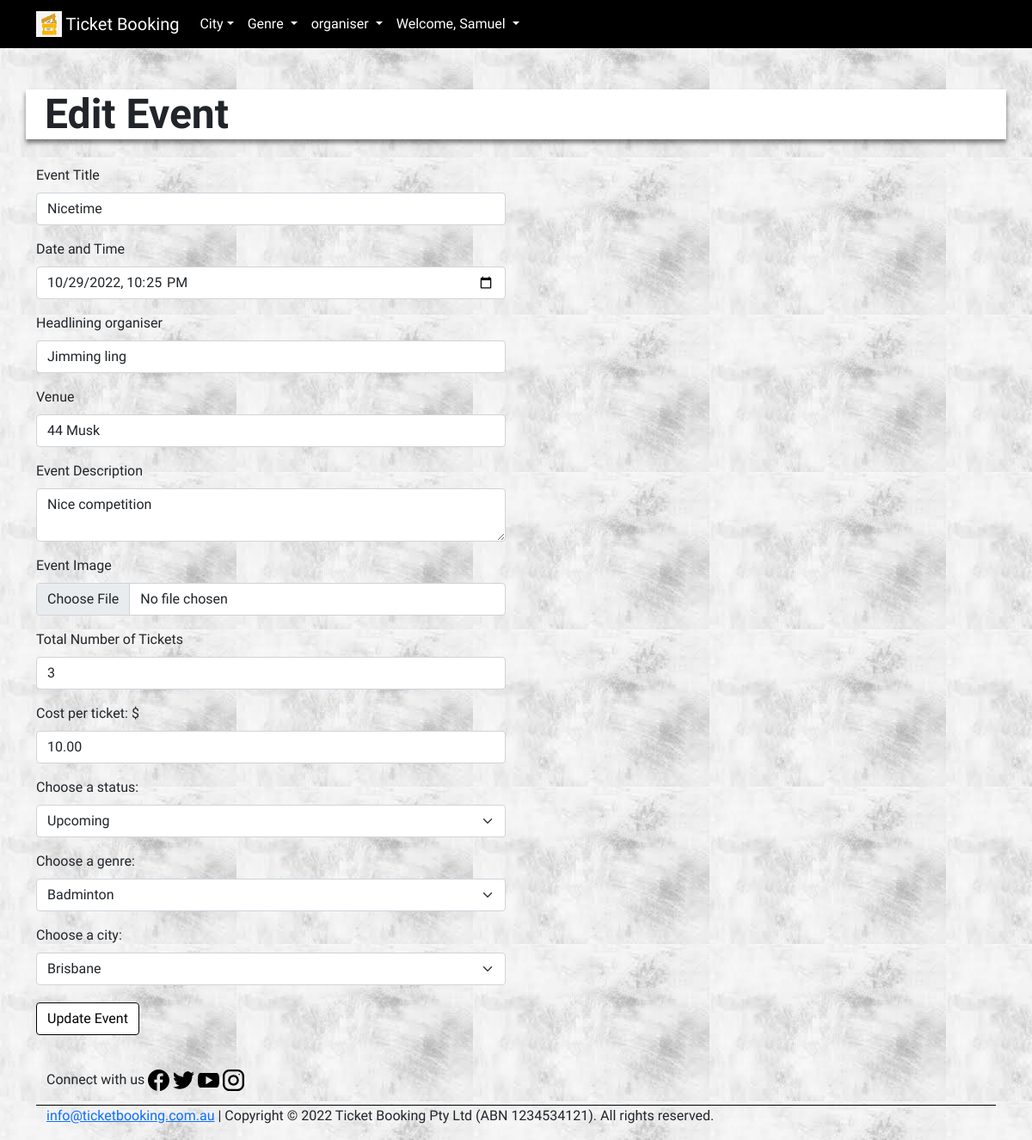
Page /events/1/update (signed in) on the committed database.
### website/models.py (models this page shows, shortened)
class User(UserMixin, db.Model):
    __tablename__ = 'users'  # good practice to specify table name
    id = db.Column(db.Integer, primary_key=True, nullable=False)
    name = db.Column(db.String(100), index=True, unique=True, nullable=False)
    emailid = db.Column(db.String(100), index=True, nullable=False)
    password_hash = db.Column(db.String(255), nullable=False)
    phone = db.Column(db.String(15), nullable=False)
    address = db.Column(db.String(500), nullable=False)
    comments = db.relationship('Comment', backref='user')
    created_events = db.relationship('Event', backref='user', viewonly=True)
    created_website = db.relationship('Booking', backref='user')

class Event(db.Model):
    __tablename__ = 'events'
    id = db.Column(db.Integer, primary_key=True, nullable=False)
    title = db.Column(db.String(100), index=True, unique=True, nullable=False)
    date = db.Column(db.DateTime, nullable=False)
    headliner = db.Column(db.String(80), index=True, nullable=False)
    venue = db.Column(db.String(80), nullable=False)
    description = db.Column(db.String(2000), nullable=False)
    image = db.Column(db.String(400), default='/static/images/live.jpg')
    total_tickets = db.Column(db.Integer, nullable=False)
    tickets_booked = db.Column(db.Integer, default=0, nullable=False)
    tickets_remaining = db.Column(db.Integer, nullable=False)
    price = db.Column(db.Float, nullable=False)
    event_status = db.Column(db.Enum(EventStatus))
    event_genre = db.Column(db.Enum(EventGenre))
    event_city = db.Column(db.Enum(EventCity))
    created_on = db.Column(db.DateTime, default=datetime.now())
    comments = db.relationship('Comment', backref='event')
    users = db.relationship('User', backref='event')
    booking = db.relationship('Booking', backref='event', viewonly=True)
    user_id = db.Column(db.Integer, db.ForeignKey('users.id'), nullable=False)

### website/events.py (the view, shortened to what this page needs)
@eventbp.route('/<id>/update', methods=['GET', 'POST'])
@login_required
def update_event(id):
    event = Event.query.get(id)
    form = EditEventForm(
        title=event.title,
        date=event.date,
        headliner=event.headliner,
        venue=event.venue,
        desc=event.description,
        total_tickets=event.total_tickets,
        price=event.price,
        event_status=event.event_status,
        event_genre=event.event_genre.name.title(),
        event_city=event.event_city.name.title())
    if current_user.id != event.user_id:
        flash("You can only edit your own events!", 'danger')
        return redirect(url_for('main.my_events'))
    return render_template('events/create_event.html', event_form=form, event=event, heading='Edit Event')

### website/templates/events/create_event.html
{% extends 'base.html' %}
{% import "bootstrap5/form.html" as wtf %}
{% block content %}
<br>
<div id='page-container' class='container'>
    <div class="row">
        <br>
        <h1 class="display-5 fw-bold">{{heading}}</h1>
        <div class='col-xs-12 col-lg-6'>
            {{wtf.render_form(event_form)}}
        </div>
    </div>
</div>
{% endblock %}

### website/templates/base.html (shortened to what this page needs)
<!doctype html>
<html lang='en'>
<head>
    <link href="https://cdn.jsdelivr.net/npm/bootstrap@5.1.1/dist/css/bootstrap.min.css" rel="stylesheet"
>
    <link rel='stylesheet' href='{{url_for("static", filename="css/style.css")}}' />
</head>
<body>
    <header>
        <nav class='navbar navbar-expand-lg navbar-dark'>
            <div class='container'>
                <a class='navbar-brand' href='/'><img src='{{url_for("static", filename="images/icon.png")}}' width='30'
                        height='30' class='d-inline-block align-top' alt=''> Ticket Booking</a>
                <div class='collapse navbar-collapse in' id='navbarSupportedContent'>
                    <ul class='navbar-nav me-auto mb-2 mb-lg-0'>
                        <li class='nav-item dropdown'>
                            <a class='nav-link dropdown-toggle' href='#' id='navbarDropdown' role='button'
                                data-bs-toggle='dropdown' aria-expanded='false'>City</a>
                        </li>
                        <li class='nav-item dropdown'>
                            <a class='nav-link dropdown-toggle' href='#' id='navbarDropdown' role='button'
                                data-bs-toggle='dropdown' aria-expanded='false'>
                                Genre
                            </a>
                        </li>
                        <li class='nav-item dropdown'>
                            <a class='nav-link dropdown-toggle' href='#' id='navbarDropdown' role='button'
                                data-bs-toggle='dropdown' aria-expanded='false'>
                                organiser
                            </a>
                        </li>
                        <li class='nav-item dropdown'>
                            <a class='nav-link dropdown-toggle' href='{{url_for("auth.login")}}' id='navbarDropdown'
                                role='button' data-bs-toggle='dropdown' aria-expanded='false'>
                                {% if username|lower == 'guest' %}
                                Sign In
                                {% else %}
                                Welcome, {{ username }}
                                {% endif %}
                            </a>
                        </li>
                    </ul>
                </div>
            </div>
        </nav>
    </header>
    <main>
        <br>
        {% block content %}
        {% endblock %}
    </main>
    <footer>
        <div class="container">
            <div id="footer">
                <div class="container footer navbar-fixed-bottom">
                    <div class='row'>
                        <div class='col border-bottom'>
                            <p>
                                Connect with us
                                <a target="" title="Facebook">
                                    <img src="{{url_for('static', filename='images/facebook.svg')}}" alt="Facebook"
                                        height="25" width="25" />
                                </a>
                                <a target="" title="Twitter">
                                    <img src="{{url_for('static', filename='images/twitter.svg')}}" alt="Twitter"
                                        height="25" width="25" />
                                </a>
                                <a target="" title="Youtube">
                                    <img src="{{url_for('static', filename='images/youtube.svg')}}" alt="Youtube"
                                        height="25" width="25">
                                </a>
                                <a target="" title="Instagram">
                                    <img src="{{url_for('static', filename='images/instagram.svg')}}" alt="Instagram"
                                        height="25" width="25" />
                                </a>
                            </p>
                        </div>
                        <div class='row'>
                            <p><a href='zdvcxvx@ticketbooking.com.au'>info@ticketbooking.com.au</a> |  Copyright &copy; 2022 Ticket Booking Pty Ltd (ABN 1234534121). All rights reserved.</p>
                        </div>
                    </div>
                </div>
            </div>
    </footer>
</body>
</html>

### website/static/css/style.css (style rules this page uses)
html, body { font-family: "Quicksand", sans-serif; }
body { background-image: url("/static/images/bkgnd.png"); }
main { padding-bottom: 40px; }
h1 { font-weight: 900; border-left: 10px solid #ffffff; padding-left: 10px; margin-bottom: 30px; background-color: rgb(255, 255, 255); box-shadow: 0 4px 5px rgb(0 0 0 / 0.5); }
.btn { background-color: #ffffff; border-color: #000000; color: #000000; margin-top: 0.25rem; background-color: #ffffff; }
.navbar { background-color: #000000; color: #000000; }
.nav-link { color: #ffffff !important; }
.border-bottom { border-bottom: 1px solid #000000 !important; }
#page-container { min-height: 70vh; }

### rows in the picture
User: name "Samuel"
Event: title "Nicetime", date "10/29/2022 22:25", headliner "Jimming ling", venue "44 Musk", total_tickets "3", price "10.00", event_status "Upcoming", event_genre "Badminton", event_city "Brisbane"

### other values in the picture
{{ heading }} "Edit Event"
